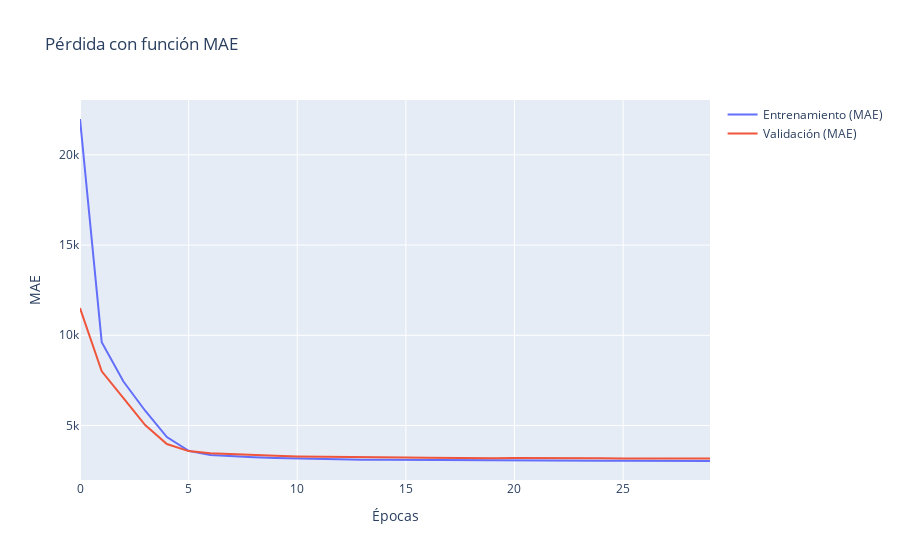

Source (notebook cell):
### Code cell
fig_mae = go.Figure()
fig_mae.add_trace(go.Scatter(y=history_mae.history['loss'], name='Entrenamiento (MAE)'))
fig_mae.add_trace(go.Scatter(y=history_mae.history['val_loss'], name='Validación (MAE)'))
fig_mae.update_layout(title='Pérdida con función MAE', xaxis_title='Épocas', yaxis_title='MAE')
fig_mae.show()

### Figure 1 — Plotly figure (JSON) as saved in the notebook; plotly's stock layout.template omitted (floating-point values rounded to 4 significant figures)
{"data": [{"name": "Entrenamiento (MAE)", "type": "scatter", "y": [21990.0, 9622.0, 7435.0, 5819.0, 4360.0, 3594.0, 3371.0, 3290.0, 3236.0, 3193.0, 3164.0, 3139.0, 3122.0, 3110.0, 3098.0, 3089.0, 3081.0, 3073.0, 3069.0, 3062.0, 3058.0, 3053.0, 3050.0, 3048.0, 3043.0, 3043.0, 3039.0, 3037.0, 3036.0, 3034.0]}, {"name": "Validación (MAE)", "type": "scatter", "y": [11510.0, 8004.0, 6518.0, 5022.0, 3973.0, 3582.0, 3465.0, 3408.0, 3350.0, 3324.0, 3289.0, 3269.0, 3258.0, 3234.0, 3230.0, 3223.0, 3215.0, 3197.0, 3211.0, 3193.0, 3195.0, 3200.0, 3206.0, 3180.0, 3180.0, 3172.0, 3174.0, 3172.0, 3165.0, 3177.0]}], "layout": {"title": {"text": "Pérdida con función MAE"}, "xaxis": {"title": {"text": "Épocas"}}, "yaxis": {"title": {"text": "MAE"}}}}
